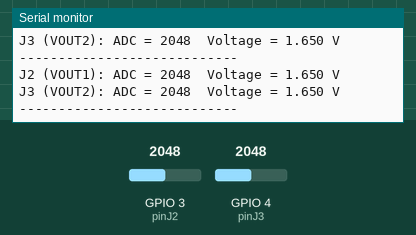
Bench run of a program on a simulated Seeed XIAO ESP32-C3. Shown: the last lines printed to the serial monitor. The test bench sets the inputs (shaded band); at power-on: GPIO 3 (pinJ2) = 2048, GPIO 4 (pinJ3) = 2048 (analog values on the 0–4095 scale).

Above: at 2.2 s.
2.3 s: GPIO 3 (pinJ2) set to 2866
At 2.9 s:
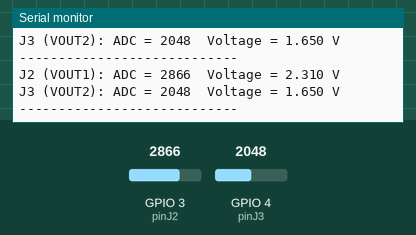
3.8 s: GPIO 4 (pinJ3) set to 2866
At 4.4 s:
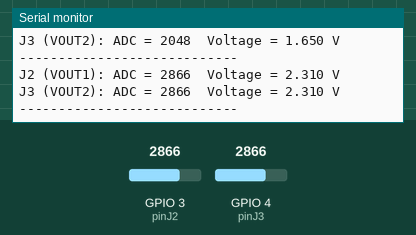
5.3 s: GPIO 3 (pinJ2) set to 3603
At 6.0 s:
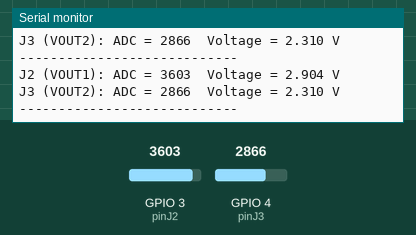
6.8 s: GPIO 4 (pinJ3) set to 3603
At 7.5 s:
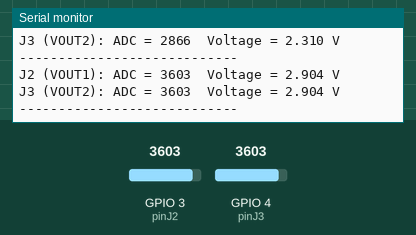
Timing chart, 0 to 9.3 s (numbered marks = the images above; inputs shaded):
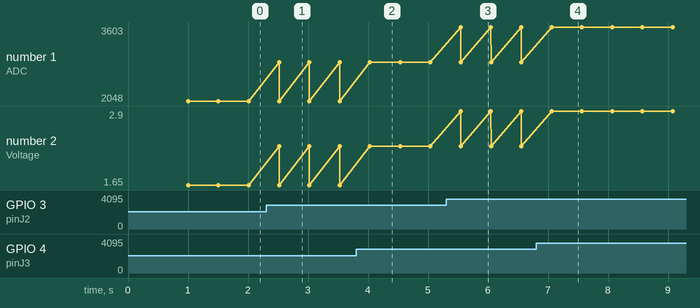

The program:

main.cpp
```cpp
#include <Arduino.h>

// Seeed XIAO ESP32-C3 引脚映射
// D1 -> GPIO3
// D2 -> GPIO4
const int pinJ2 = 3;   // D1, 连接到 J2 (VOUT1)
const int pinJ3 = 4;   // D2, 连接到 J3 (VOUT2)

void setup() {
    Serial.begin(115200);
    delay(1000);

    // 设置 ADC 分辨率
    analogReadResolution(12);   // 0~4095

    // 设置 ADC 衰减，使量程接近 0~3.3V
    analogSetAttenuation(ADC_11db);

    Serial.println("ESP32-C3 Voltage Read Start...");
}

void loop() {
    int adcJ2 = analogRead(pinJ2);
    int adcJ3 = analogRead(pinJ3);

    // 将 ADC 值转换为电压（基准 3.3V）
    float voltageJ2 = (adcJ2 / 4095.0) * 3.3;
    float voltageJ3 = (adcJ3 / 4095.0) * 3.3;

    Serial.print("J2 (VOUT1): ADC = ");
    Serial.print(adcJ2);
    Serial.print("  Voltage = ");
    Serial.print(voltageJ2, 3);
    Serial.println(" V");

    Serial.print("J3 (VOUT2): ADC = ");
    Serial.print(adcJ3);
    Serial.print("  Voltage = ");
    Serial.print(voltageJ3, 3);
    Serial.println(" V");

    Serial.println("----------------------------");
    delay(500);
}
```

Measured:
- after the input at 2.3 s, the serial monitor: prints a new line after 0.22 s (image 1)
- after the input at 3.8 s, the serial monitor: prints a new line after 0.23 s (image 2)
- after the input at 5.3 s, the serial monitor: prints a new line after 0.25 s (image 3)
- after the input at 6.8 s, the serial monitor: prints a new line after 0.26 s (image 4)
